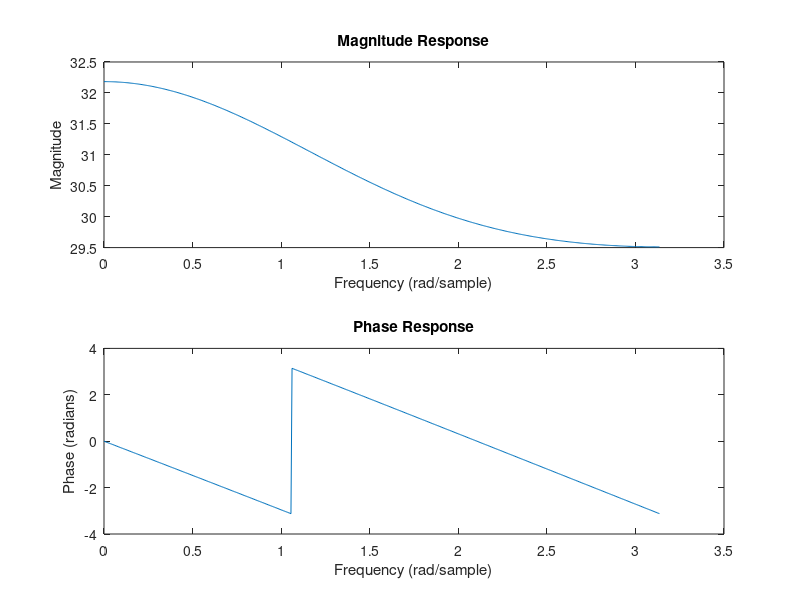

Write the MATLAB code that produced this figure.
clear all; close all; clc;

% Given polynomial coefficients
b = [0.0056, 0.207, 1.33, 30.64];

% Calculate roots of the polynomial
poles = roots(b);

% Check stability
isStable = all(real(poles) < 0);

% Frequency response
[h, w] = freqz(b);

% Plot frequency response
figure;
subplot(2, 1, 1);
plot(w, abs(h));
title('Magnitude Response');
xlabel('Frequency (rad/sample)');
ylabel('Magnitude');

subplot(2, 1, 2);
plot(w, angle(h));
title('Phase Response');
xlabel('Frequency (rad/sample)');
ylabel('Phase (radians)');

% Display stability information
if isStable
    fprintf('Stability: Stable\n');
else
    fprintf('Stability: Unstable\n');
end
